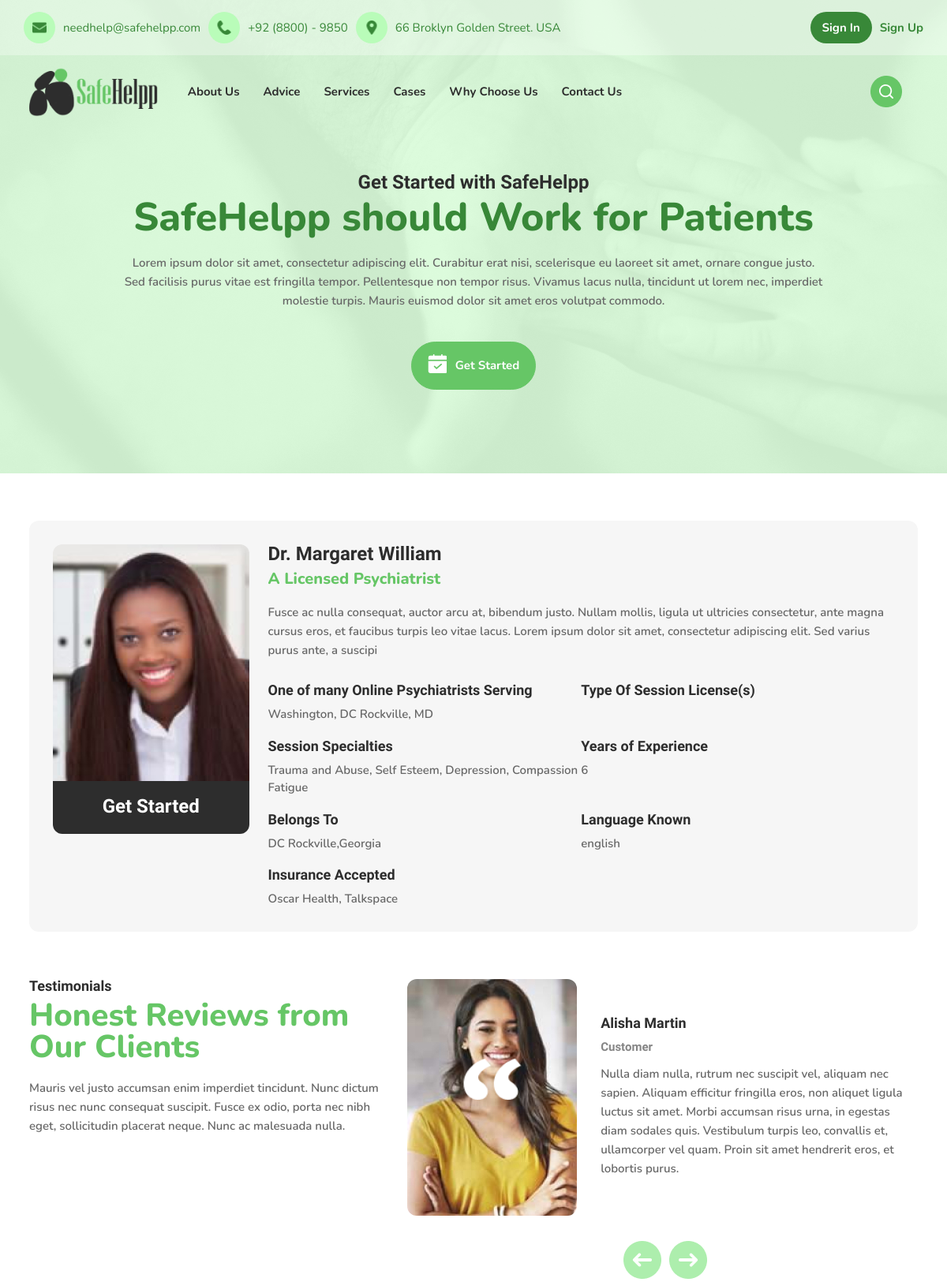
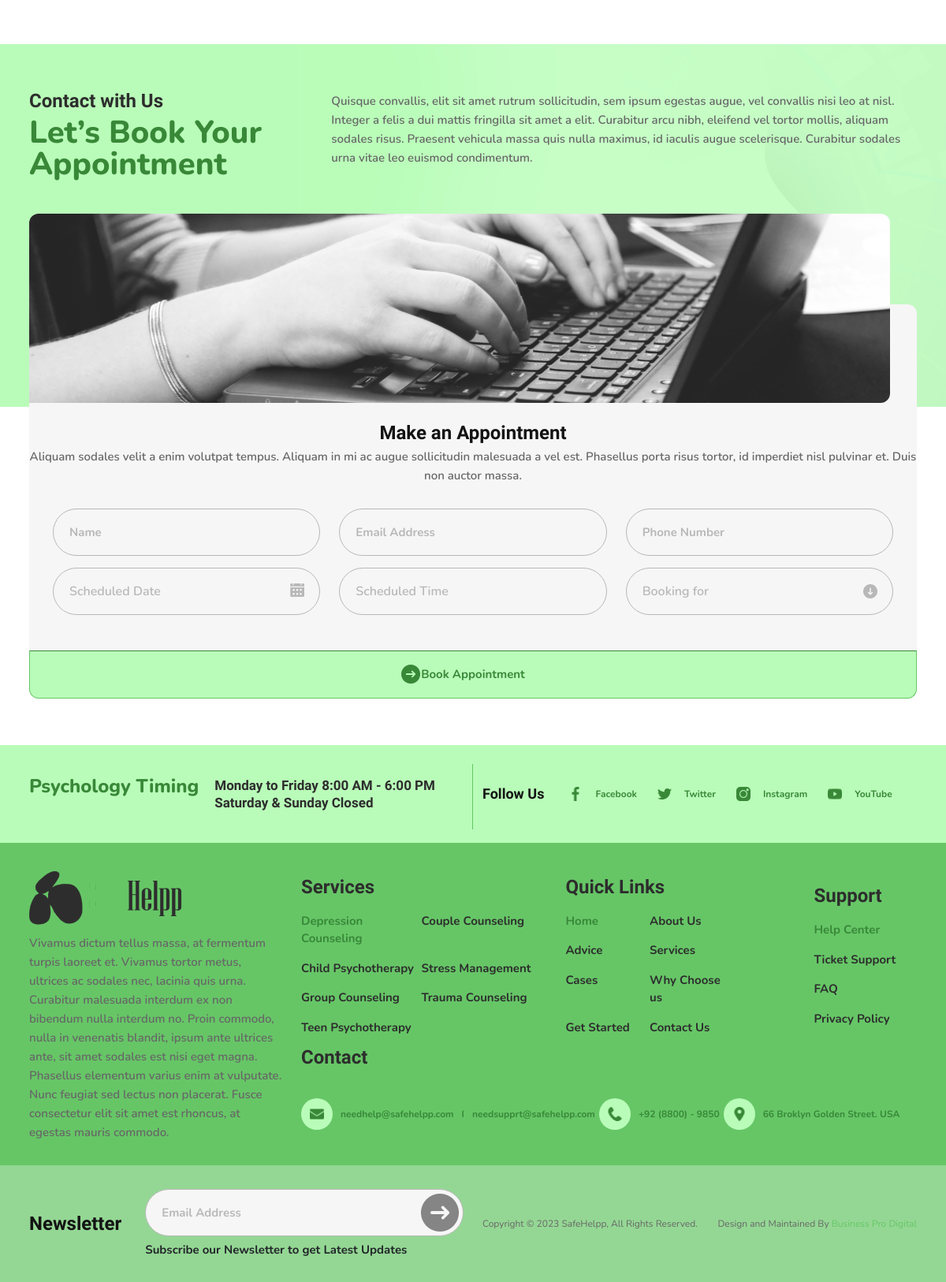
The page /psychiatrist/single.php?id=SH655f3529e39a2 on the database its author committed (2 pictures, top to bottom).
### tables this page shows
CREATE TABLE `therapist_profile` (
  `id` int(11) NOT NULL,
  `therapist_id` varchar(255) NOT NULL,
  `profile_picture` varchar(255) DEFAULT NULL,
  `designation` varchar(255) DEFAULT NULL,
  `about_therapist` varchar(255) DEFAULT NULL,
  `state` varchar(255) DEFAULT NULL,
  `city` varchar(255) DEFAULT NULL,
  `y_o_exp` varchar(255) DEFAULT NULL,
  `language` varchar(255) DEFAULT NULL,
  `category_therapy` varchar(255) DEFAULT NULL,
  `therapist_specialty` varchar(255) DEFAULT NULL,
  `therapy_license` varchar(255) DEFAULT NULL,
  `christian_based_therapy` varchar(255) DEFAULT NULL,
  `accepted_insurance` varchar(255) DEFAULT NULL,
  `therapist_fees` varchar(255) DEFAULT NULL,
  `date` date NOT NULL
);

CREATE TABLE `therapist_register` (
  `id` int(11) NOT NULL,
  `therapist_id` varchar(255) NOT NULL,
  `user_type` varchar(255) NOT NULL,
  `register_username` varchar(255) NOT NULL,
  `register_email` varchar(255) NOT NULL,
  `register_pass` varchar(255) NOT NULL,
  `user_token` varchar(255) NOT NULL,
  `date` date NOT NULL
);

CREATE TABLE `therapist_information` (
  `id` int(11) NOT NULL,
  `therapist_id` varchar(255) NOT NULL,
  `therapist_name` varchar(255) NOT NULL,
  `therapist_email` varchar(255) NOT NULL,
  `therapist_phone` varchar(255) NOT NULL,
  `therapist_address` varchar(255) NOT NULL,
  `date` date NOT NULL
);

### controller/class/classInclude.php (called while the page is built, shortened)
<?php
class Includepath
{
    public $path;
    function __construct(){
        $base_path = 'http://localhost/safe-helpp/';
        $this->path = $base_path;
    }
    public function adminpath($admin_path){
        $path =  $this->path.$admin_path;
        return $path;
    }
    public function assetspath($assets_path){
        $path = $this->path.'assets/'.$assets_path;
        return $path ;
    }
}
?>

### controller/class/classDBcon.php (called while the page is built, shortened)
<?php
class Crud
{
function __construct()
{
$con = mysqli_connect(DB_SERVER,DB_USER,DB_PASS,DB_NAME);
$this->dbh = $con;
}
 public function read_with_condition($table,$where_condition){
    $condition = "";
    foreach($where_condition as $key=>$value){
        $condition .= $key." = '".$value."' AND ";
    }
    $condition = substr($condition, 0, -5);
    $fetch_data = mysqli_query($this->dbh,"SELECT * FROM $table WHERE  ".$condition);
     return $fetch_data;
 }
}
?>

### psychiatrist/single.php (the view, shortened to what this page needs)
<?php
include '../inc/header.php' ; ?>
<?php
if (isset($_GET['id'])) {
	$id = $_GET['id'];
	$where_condition = array('therapist_id' => $id );
}
	$fetch_obj = new Crud();
	$table = 'therapist_register';
$fetch_data = $fetch_obj->read_with_condition($table,$where_condition);
$result =  mysqli_fetch_assoc($fetch_data);
$username = $result['register_username'];
$table_profile = 'therapist_profile';
$table_info = 'therapist_information';
$profile_data = $fetch_obj->read_with_condition($table_profile,$where_condition);
$result_prof =  mysqli_fetch_assoc($profile_data);
$info_data = $fetch_obj->read_with_condition($table_info,$where_condition);
$result_info =  mysqli_fetch_assoc($info_data);
$address = $result_info['therapist_address'];
?>
 <section class="inner_banner_main" style="background-image: url(<?php echo $path_obj->assetspath("img"); ?>/inner_bg_01.jpg);">
        <div class="container text-center">
            <div class="inner_banner_text">
                <h6>Get Started with SafeHelpp</h6>
                <h2>SafeHelpp should Work for Patients</h2>
                <p>Lorem ipsum dolor sit amet, consectetur adipiscing elit. Curabitur erat nisi, scelerisque eu laoreet
                    sit amet, ornare congue justo. Sed facilisis purus vitae est fringilla tempor. Pellentesque non
                    tempor risus.
                  Vivamus lacus nulla, tincidunt ut lorem nec, imperdiet molestie turpis. Mauris euismod dolor sit
                      amet eros volutpat commodo.</p>
                <a href="#" class="a_btn appointment_icon">Get Started</a>
            </div>
        </div>
    </section>
    <section class="therapy_typ_inner">
        <div class="container">
            <div class="wapper">
                <div class="row">
                    <div class="col-md-3">
                        <div class="thearphy_profile_wapper">
                            <div class="fig_holder">
                                <figure style="background-image: url(<?php echo $path_obj->adminpath("admin/uploads"); ?>/<?php echo $result_prof['profile_picture']; ?>);"></figure>
                            </div>
                            <div class="text">
                                <a href="#">Get Started</a>
                            </div>
                        </div>
                    </div>
                    <div class="col-md-9">
                        <div class="thearphy_text_wapper">
                            <h6><?php  echo $username;?></h6>
                            <h4>A Licensed <?php echo $result_prof['designation']; ?> </h4>
                            <p><?php echo $result_prof['about_therapist']; ?></p>
                            <ul>
                                <li>
                                    <strong>One of many Online Psychiatrists Serving</strong>
                                    <?php echo $address; ?>
                                </li>
                                <li>
                                    <strong>Type Of Session License(s)</strong>
                                </li>
                                <li>
                                    <strong>Session Specialties</strong>
                                    <?php echo $result_prof['therapist_specialty']; ?>
                                </li>
                                <li>
                                    <strong>Years of Experience</strong>
                                    <?php echo $result_prof['y_o_exp']; ?>
                                </li>
                                <li>
                                    <strong>Belongs To</strong>
                                    <?php echo $result_prof['city'] .','.$result_prof['state'] ; ?>
                                </li>
                                <li>
                                    <strong>Language Known</strong>
                                    <?php echo $result_prof['language']; ?>
                                </li>
                                <li>
                                    <strong>Insurance Accepted</strong>
                                    <?php echo $result_prof['accepted_insurance']; ?>
                                </li>
                            </ul>
                        </div>
                    </div>
                </div>
            </div>
        </div>
    </section>
    <section class="testimonials_main">
        <div class="container">
            <div class="row">
                <div class="col-md-5">
                    <div class="text">
                        <h6>Testimonials</h6>
                        <h2>Honest Reviews from Our Clients</h2>
                        <p>Mauris vel justo accumsan enim imperdiet tincidunt. Nunc dictum risus nec nunc
                            consequat suscipit. Fusce ex odio, porta nec nibh eget, sollicitudin placerat neque.
                            Nunc ac malesuada nulla.</p>
                    </div>
                </div>
                <div class="col-md-7">
                    <div class="testi_slider">
                        <div class="elemenst">
                            <div class="testi_slider_wapper">
                                <div class="profile_holder">
                                    <figure style="background-image: url(<?php echo $path_obj->assetspath("img"); ?>/testi_profile.jpg);"></figure>
                                </div>
                                <div class="text">
                                    <h6>Alisha Martin</h6>
                                    <span>Customer</span>
                                    <p>Nulla diam nulla, rutrum nec suscipit vel, aliquam nec sapien. Aliquam efficitur
                                        fringilla eros, non aliquet ligula luctus sit amet. Morbi accumsan risus urna,
                                        in
                                        egestas diam sodales quis. Vestibulum turpis leo, convallis et, ullamcorper vel
                                        quam.
                                        Proin sit amet hendrerit eros, et lobortis purus.</p>
                                </div>
                            </div>
                        </div>
                    </div>
                </div>
            </div>
        </div>
    </section>
    <section class="contact_offer_mian">
        <div class="contact_top">
            <div class="container">
                <div class="top">
                    <div class="row">
                        <div class="col-md-4">
                            <div class="text">
                                <h6>Contact with Us</h6>
                                <h2>Let’s Book Your Appointment</h2>
                            </div>
                        </div>
                        <div class="col-md-8">
                            <div class="text">
                                <p>Quisque convallis, elit sit amet rutrum sollicitudin, sem ipsum egestas augue, vel
                                    convallis nisi leo at
                                    nisl. Integer a felis a dui mattis fringilla sit amet a elit. Curabitur arcu nibh,
                                    eleifend vel tortor mollis,
                                    aliquam sodales risus. Praesent vehicula massa quis nulla maximus, id iaculis augue
                                    scelerisque.
                                    Curabitur sodales urna vitae leo euismod condimentum.</p>
                            </div>
                        </div>
                    </div>
                </div>
            </div>
        </div>
        <div class="contact_bottom_part">
            <div class="container">
                <div class="wapper">
                    <div class="fig_holder">
                        <figure style="background-image: url(<?php echo $path_obj->assetspath("img"); ?>/contact_form_img.jpg);"></figure>
                    </div>
                    <div class="contact_from_main_indedx">
                        <div class="text-center">
                            <h3>Make an Appointment</h3>
                            <p>Aliquam sodales velit a enim volutpat tempus. Aliquam in mi ac augue sollicitudin
                                malesuada a vel est. Phasellus porta risus tortor, id imperdiet nisl pulvinar et. Duis
                                non auctor massa.</p>
                        </div>
                        <form  id="booking_user_form" name="booking_user_form">
                            <div class="form_wapper">
                                <div class="row">
                                    <div class="col-md-4">
                                        <div class="form_group">
                                            <input type="text" name="booking_user_name" id="booking_user_name" placeholder="Name" required>
                                        </div>
                                    </div>
                                    <div class="col-md-4">
                                        <div class="form_group">
                                            <input type="email" name="booking_user_email" id="booking_user_email" placeholder="Email Address" required>
                                        </div>
                                    </div>
                                    <div class="col-md-4">
                                        <div class="form_group">
                                            <input type="tel" name="booking_user_phone" id="booking_user_phone" placeholder="Phone Number" required>
                                        </div>
                                    </div>
                                    <div class="col-md-4">
                                        <div class="form_group">
                                        <select name="bookling_user_date" id="bookling_user_date" required>
                                            <option value="">Scheduled Date</option>
                                        </select>
                                            <span class="date_icon"></span>
                                        </div>
                                    </div>
                                    <div class="col-md-4">
                                        <div class="form_group">
                                        <select name="booking_scheduled_time" id="booking_scheduled_time" required>
                                                <option value="">Scheduled Time</option>
                                            </select>
                                        </div>
                                    </div>
                                    <div class="col-md-4">
                                        <div class="form_group">
                                            <select name="booking_for" id="booking_for" required>
                                                <option value="">Booking for</option>
                                            </select>
                                            <span class="drop_down_arow"></span>
                                        </div>
                                    </div>
                                </div>
                                <div class="button_section">
                                    <button class="a_btn" type="submit" name="submit" id="submit">Book Appointment</button>
                                </div>
                            </div>
                        </form>
                    </div>
                </div>
            </div>
        </div>
    </section>
<?php include '../inc/footer.php' ; ?>

### assets/css/responsive.css (style rules this page uses)
@media screen and (max-width: 1466px) { h2 { font-size: 40px; } }
@media screen and (max-width: 1466px) { .container { max-width: 1150px; } }
@media screen and (max-width: 1466px) { .inner_banner_main h2 { font-size: 50px; } }

### rows shown on the page
therapist_profile: profile_picture (picture), designation "Psychiatrist", about_therapist "Fusce ac nulla consequat, auctor arcu at, bibendum justo. Nullam mollis, ligula ut ultricies consectetur, ante magna cursus eros, et faucibus turpis leo vitae lacus. Lorem ipsum dolor sit amet, consectetur adipiscing elit. Sed varius purus ante, a suscipi", therapist_specialty "Trauma and Abuse, Self Esteem, Depression, Compassion Fatigue", y_o_exp "6", city "DC Rockville", state "Georgia", language "english", accepted_insurance "Oscar Health, Talkspace"
therapist_register: register_username "Dr. Margaret William"
therapist_information: therapist_address "Washington, DC Rockville, MD"
